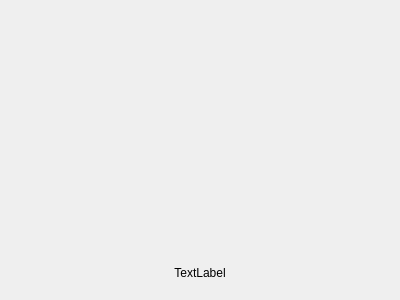
<?xml version="1.0" encoding="UTF-8"?>
<ui version="4.0">
 <class>ShowProgramPictureWidget</class>
 <widget class="QWidget" name="ShowProgramPictureWidget">
  <property name="geometry">
   <rect>
    <x>0</x>
    <y>0</y>
    <width>400</width>
    <height>300</height>
   </rect>
  </property>
  <property name="cursor">
   <cursorShape>PointingHandCursor</cursorShape>
  </property>
  <property name="mouseTracking">
   <bool>true</bool>
  </property>
  <property name="windowTitle">
   <string>Form</string>
  </property>
  <layout class="QVBoxLayout" name="verticalLayout">
   <item>
    <widget class="QWidget" name="widget_back" native="true">
     <property name="styleSheet">
      <string notr="true">QWidget#widget_back:hover
{
	border:2px solid #0000ff;
	border-radius: 0px; 
}</string>
     </property>
     <layout class="QVBoxLayout" name="verticalLayout_2">
      <item>
       <widget class="QLabel" name="label">
        <property name="sizePolicy">
         <sizepolicy hsizetype="Preferred" vsizetype="Expanding">
          <horstretch>0</horstretch>
          <verstretch>0</verstretch>
         </sizepolicy>
        </property>
        <property name="text">
         <string/>
        </property>
        <property name="scaledContents">
         <bool>true</bool>
        </property>
       </widget>
      </item>
      <item>
       <widget class="QLabel" name="label_title">
        <property name="text">
         <string>TextLabel</string>
        </property>
        <property name="alignment">
         <set>Qt::AlignCenter</set>
        </property>
        <property name="wordWrap">
         <bool>true</bool>
        </property>
       </widget>
      </item>
     </layout>
    </widget>
   </item>
  </layout>
 </widget>
 <resources/>
 <connections/>
</ui>
